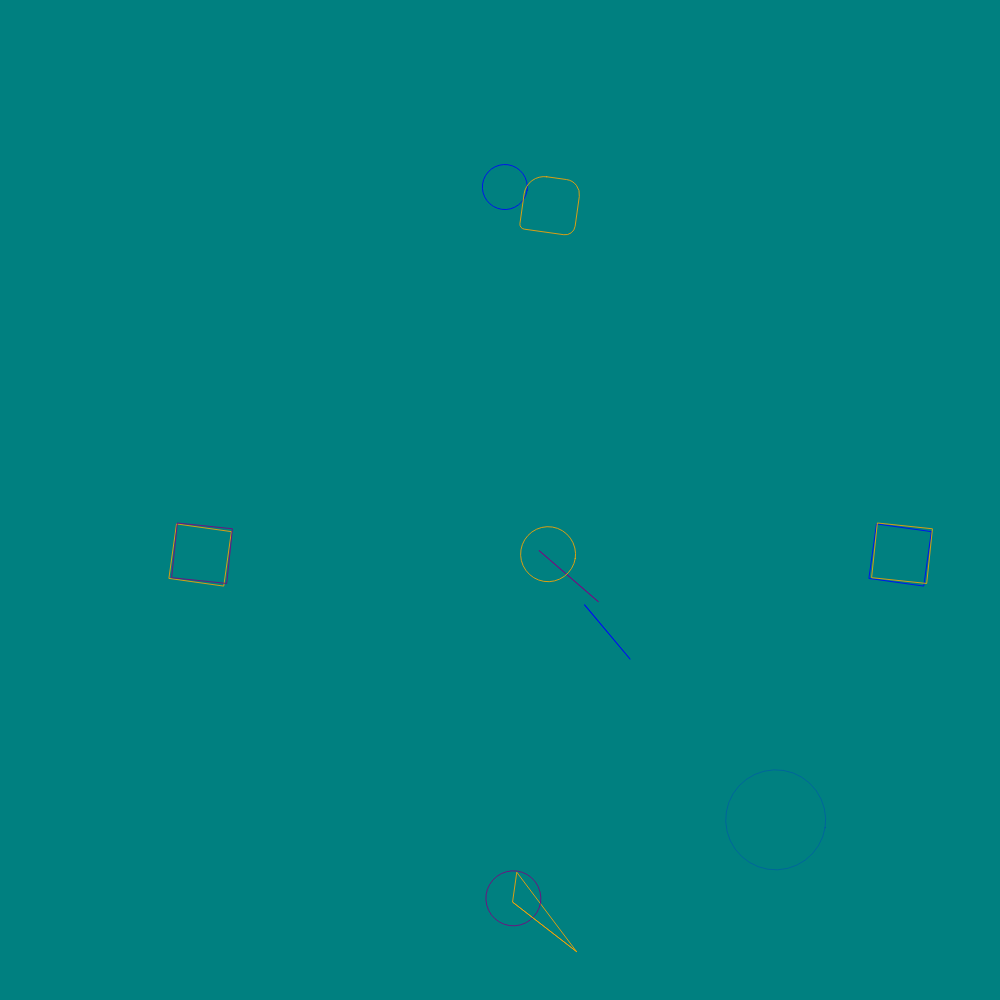
Frame 1 (no input)
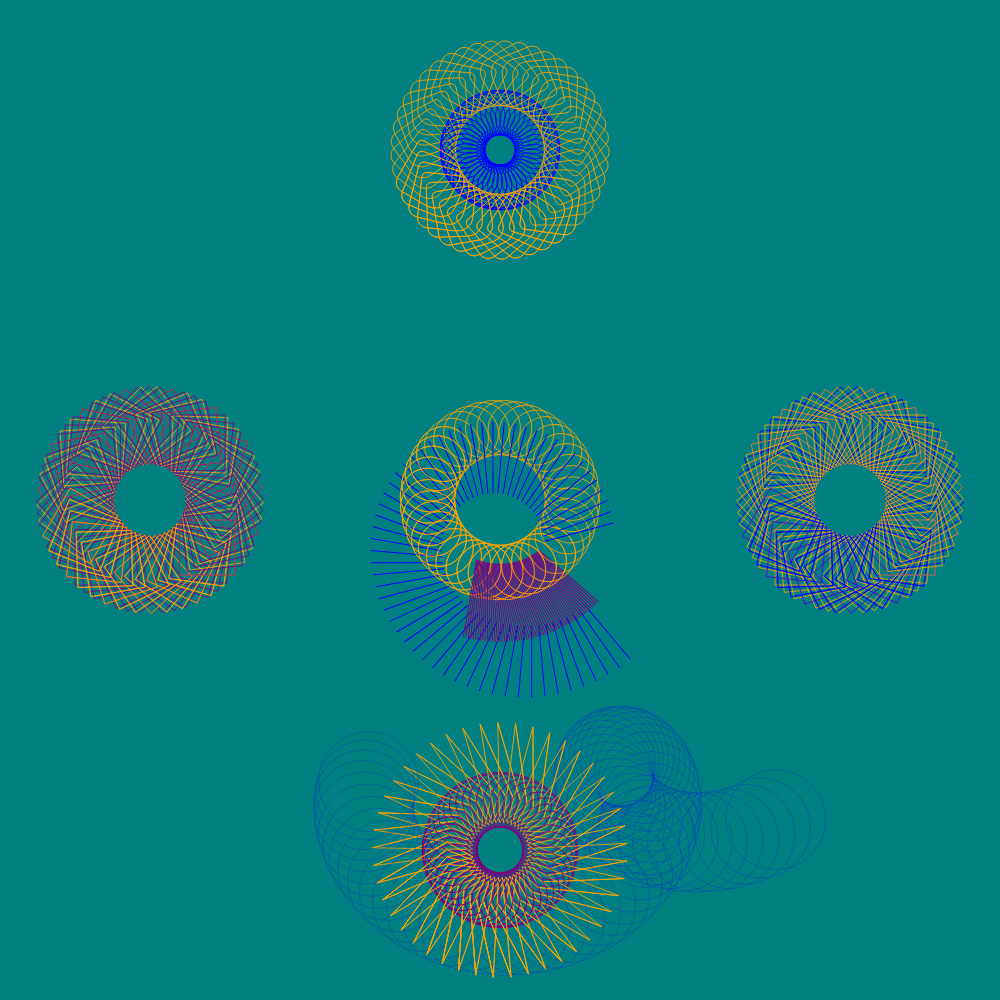
Frame 60 (no input)
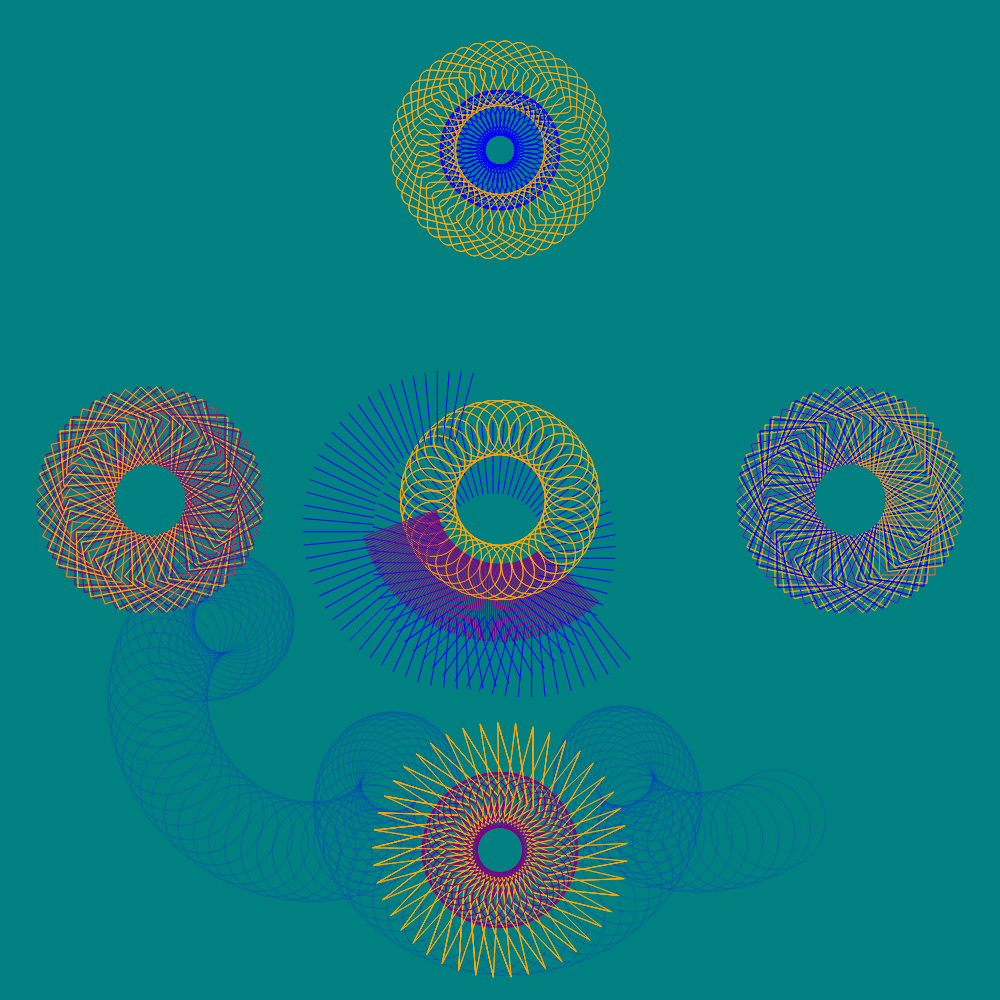
Frame 120 (the mouse pressed at the canvas centre since frame 60)

The p5.js sketch that drew these frames (run headless with seeded random() and noise() and a simulated clock; from frame 60 on, the mouse is pressed at the canvas centre):

// p5.js sketch
// ── sketch.js
function setup() {
 createCanvas(windowWidth,windowHeight)
 createCanvas(1000,1000)
 background("teal");
 angleMode(DEGREES);
 // put setup code here
}

function draw() {
 // put drawing code here
 push();
 translate(500,150,50);
   strokeWeight(0.8);
 stroke(color("blue"));
 noFill();
 rotate(frameCount * 8);
 ellipse(10, 36, 45, 45);
 pop();


 push();
 translate(500,150,50);
   strokeWeight(0.8);
 stroke(color("orange"));
 noFill();
 rotate(frameCount * 8);
 square(30, 20, 55, 20, 15, 10, 5);
 pop();


 push();
 translate(500,850,50);
   strokeWeight(0.8);
 stroke(color("orange"));
 noFill();
 rotate(frameCount * 8);
 triangle(20, 50, 90, 90, 20, 20);
 pop();

 push();
 translate(150,500,0);
   strokeWeight(0.8);
 stroke(color("orange"));
 noFill();
 rotate(frameCount * 8);
square(30, 20, 55);
 pop();

 push();
 translate(150,500,0);
   strokeWeight(0.8);
 stroke(color("purple"));
 noFill();
 rotate(frameCount * 6);
 square(30, 20, 55);
 pop();



 push();
 translate(850,500,0);
   strokeWeight(0.8);
 stroke(color("blue"));
 noFill();
 rotate(frameCount * 8);
 square(30, 20, 55);
 pop();

 push();
 translate(850,500,0);
   strokeWeight(0.8);
 stroke(color("orange"));
 noFill();
 rotate(frameCount * 6);
 square(30, 20, 55);
 pop();

 push();
 translate(500,850,50);
   strokeWeight(0.8);
 stroke(color("purple"));
 noFill();
 rotate(frameCount * 8);
 ellipse(20, 46, 55, 55);
 pop();

 push();
 translate(500,850,50);
   strokeWeight(0.8);
 stroke(color("orange"));
 noFill();
 rotate(frameCount * 8);
 line(20, 50, 90, 90, 20);
 pop();

translate(width / 2, height / 2);
 rotate(frameCount);
 noFill();
 strokeWeight(1);
 stroke(color("purple"));
line(40, 50, 100, 100, 40);



push();
 strokeWeight(1);
stroke(color("blue"));
translate(40,50,0);
rotate(frameCount * 4);
line(100,100,50,50,100);
pop();



push();
 strokeWeight(0.8);
stroke(color("orange"));
rotate(frameCount * 8);
ellipse(56, 46, 55, 55);
pop();

push();
 noFill();
stroke(color("blue"));
strokeWeight(0.2);
translate(width / 4, height / 4);
rotate(frameCount * 8);
ellipse(40, 60, 100, 100, 60);
pop();


if(frameCount == 360){
noLoop();

}












}
